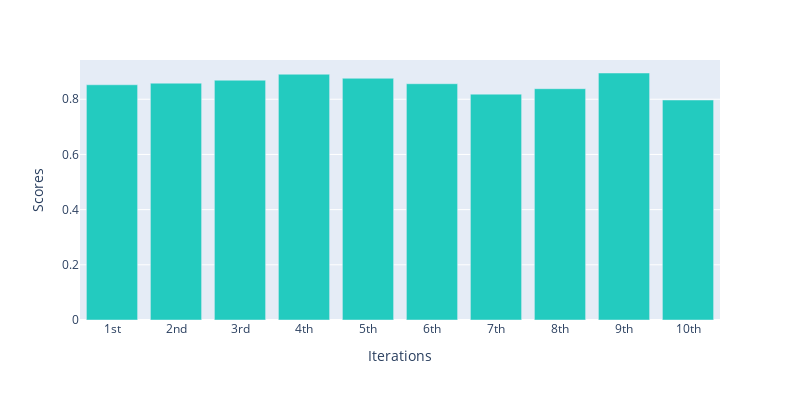

The notebook cell this image was saved under:
### Code cell
fig = px.bar(x=iteration, y = scores,
                  height = 400, width = 800,color_discrete_sequence=['#23CBBF'])

fig.update_layout(xaxis_title = 'Iterations', yaxis_title='Scores')
fig.show()

### Figure 1 — Plotly figure (JSON) as saved in the notebook; plotly's stock layout.template omitted (floating-point values rounded to 4 significant figures)
{"data": [{"alignmentgroup": "True", "hovertemplate": "x=%{x}<br>y=%{y}<extra></extra>", "legendgroup": "", "marker": {"color": "#23CBBF", "pattern": {"shape": ""}}, "name": "", "offsetgroup": "", "orientation": "v", "showlegend": false, "textposition": "auto", "type": "bar", "x": ["1st", "2nd", "3rd", "4th", "5th", "6th", "7th", "8th", "9th", "10th"], "xaxis": "x", "y": [0.8525, 0.8583, 0.869, 0.8907, 0.876, 0.8562, 0.8186, 0.8382, 0.8952, 0.7973], "yaxis": "y"}], "layout": {"barmode": "relative", "height": 400, "legend": {"tracegroupgap": 0}, "margin": {"t": 60}, "width": 800, "xaxis": {"anchor": "y", "domain": [0, 1], "title": {"text": "Iterations"}}, "yaxis": {"anchor": "x", "domain": [0, 1], "title": {"text": "Scores"}}}}
